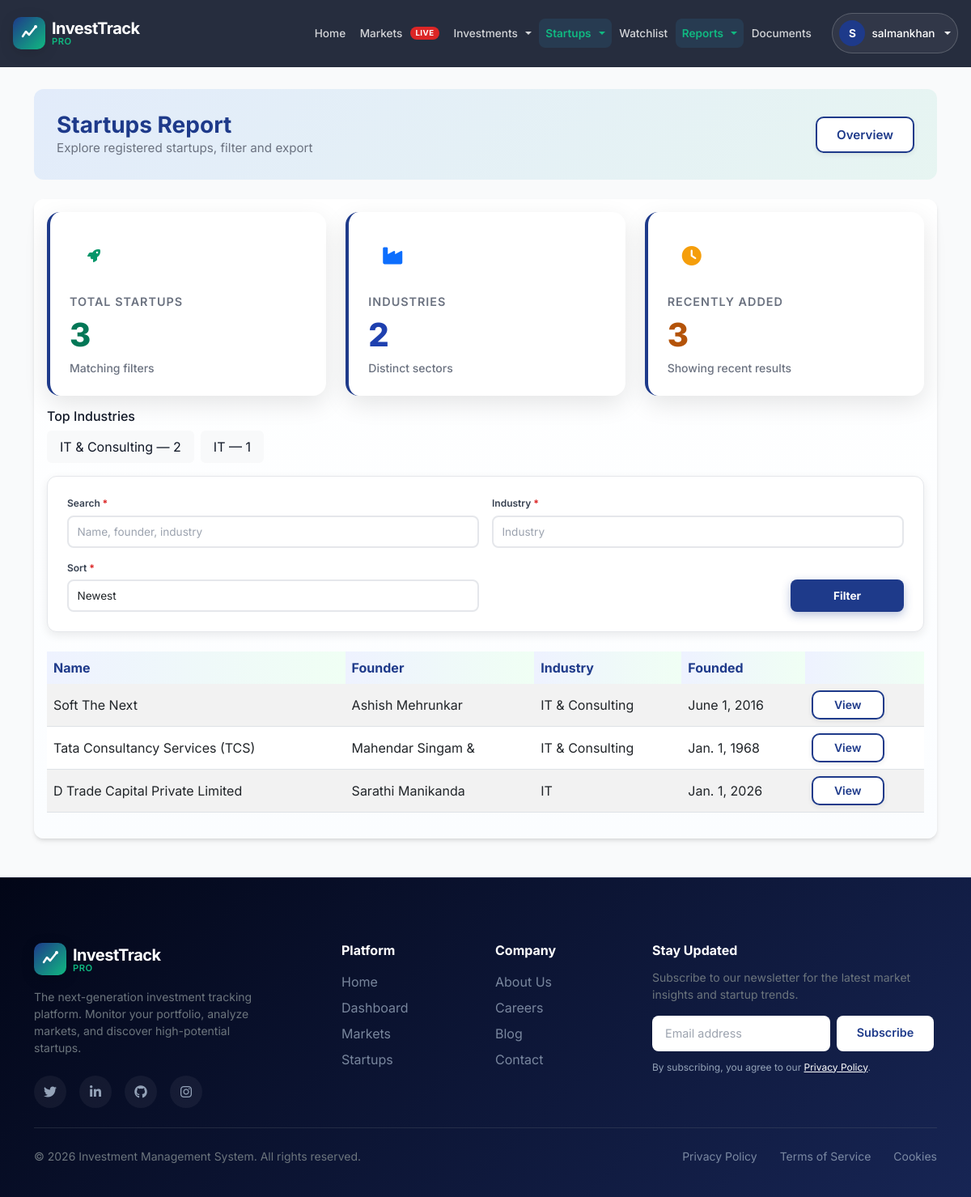
/reports/startups/ (signed in), run on the app's committed database.
### core/models.py (models this page shows, shortened)
class Startup(models.Model):
    name = models.CharField(max_length=255)
    image = models.ImageField(upload_to='startups/', blank=True, null=True)
    description = models.TextField()
    industry = models.CharField(max_length=100)
    founder = models.CharField(max_length=255)
    founded_date = models.DateField()
    created_at = models.DateTimeField(auto_now_add=True)
    contact_email = models.EmailField(blank=True, null=True)
    website = models.URLField(blank=True, null=True)

### core/views.py (the view, shortened to what this page needs)
# urls.py: path('reports/startups/', StartupsReportView.as_view(), name='startups_report'),
class StartupsReportView(LoginRequiredMixin, TemplateView):
    template_name = 'reports/startups.html'
    def get(self, request, *args, **kwargs):
        qs = Startup.objects.all()
        q = request.GET.get('q', '').strip()
        industry = request.GET.get('industry', '').strip()
        order = request.GET.get('order', '-created_at')
        if q:
            qs = qs.filter(Q(name__icontains=q) | Q(founder__icontains=q) | Q(industry__icontains=q))
        if industry:
            qs = qs.filter(industry__icontains=industry)
        try:
            qs = qs.order_by(order)
        except Exception:
            qs = qs.order_by('-created_at')
        total_startups = qs.count()
        distinct_industries = qs.values('industry').distinct().count()
        top_industries = qs.values('industry').annotate(count=Count('id')).order_by('-count')[:6]
        context = self.get_context_data(**kwargs)
        context['startups'] = qs
        context['q'] = q
        context['industry'] = industry
        context['order'] = order
        context['total_startups'] = total_startups
        context['distinct_industries'] = distinct_industries
        context['top_industries'] = top_industries
        return self.render_to_response(context)

### templates/reports/startups.html (shortened to what this page needs)
{% extends 'base.html' %}
{% block content %}
<div class="container py-5">
    <div class="reports-hero d-flex justify-content-between align-items-center mb-4">
        <div>
            <h3 class="m-0">Startups Report</h3>
            <div class="text-muted small">Explore registered startups, filter and export</div>
        </div>
        <div class="d-flex gap-2 align-items-center">
            <a href="{% url 'reports_overview' %}" class="btn btn-outline-secondary">Overview</a>
        </div>
    </div>
    <div class="report-card">
        <div class="overview-cards mb-3">
            <div class="stat-card stat-gradient-2">
                <div>
                    <div class="stat-icon bg-white text-success"><i class="fas fa-rocket"></i></div>
                    <div class="stat-title">Total Startups</div>
                    <div class="stat-value">{{ total_startups }}</div>
                    <div class="stat-sub">Matching filters</div>
                </div>
            </div>
            <div class="stat-card stat-gradient-1">
                <div>
                    <div class="stat-icon bg-white text-primary"><i class="fas fa-industry"></i></div>
                    <div class="stat-title">Industries</div>
                    <div class="stat-value">{{ distinct_industries }}</div>
                    <div class="stat-sub">Distinct sectors</div>
                </div>
            </div>
            <div class="stat-card stat-gradient-3">
                <div>
                    <div class="stat-icon bg-white text-warning"><i class="fas fa-clock"></i></div>
                    <div class="stat-title">Recently Added</div>
                    <div class="stat-value">{{ startups|length }}</div>
                    <div class="stat-sub">Showing recent results</div>
                </div>
            </div>
        </div>
        <div class="mb-3">
            <h6 class="mb-2">Top Industries</h6>
            <div class="d-flex gap-2 flex-wrap">
                {% for ind in top_industries %}
                <div class="px-3 py-2 bg-light rounded">{{ ind.industry }} — {{ ind.count }}</div>
                {% empty %}
                <div class="text-muted">No industry data</div>
                {% endfor %}
            </div>
        </div>
        <form method="get" class="row g-2 align-items-end mb-3 filter-form">
            <div class="col-md-4">
                <label class="form-label small">Search</label>
                <input name="q" value="{{ q }}" class="form-control" placeholder="Name, founder, industry">
            </div>
            <div class="col-md-3">
                <label class="form-label small">Industry</label>
                <input name="industry" value="{{ industry }}" class="form-control" placeholder="Industry">
            </div>
            <div class="col-md-3">
                <label class="form-label small">Sort</label>
                <select name="order" class="form-select">
                    <option value="-created_at" {% if order == '-created_at' %}selected{% endif %}>Newest</option>
                </select>
            </div>
            <div class="col-md-2 d-grid">
                <button class="btn btn-primary">Filter</button>
            </div>
        </form>
        <div class="table-responsive">
            <table class="table table-hover table-striped report-table">
                <thead>
                    <tr>
                        <th>Name</th>
                        <th>Founder</th>
                        <th>Industry</th>
                        <th>Founded</th>
                        <th></th>
                    </tr>
                </thead>
                <tbody>
                    {% for s in startups %}
                    <tr>
                        <td>{{ s.name }}</td>
                        <td>{{ s.founder }}</td>
                        <td>{{ s.industry }}</td>
                        <td>{{ s.founded_date }}</td>
                        <td><a href="{% url 'startup_detail' s.pk %}" class="btn btn-sm btn-outline-primary">View</a></td>
                    </tr>
                    {% empty %}
                    <tr><td colspan="5">No startups found.</td></tr>
                    {% endfor %}
                </tbody>
            </table>
        </div>
    </div>
</div>
{% endblock %}

### templates/base.html (shortened to what this page needs)
{% load static %}
<!DOCTYPE html>
<html lang="en">
<head>
    <link href="https://cdn.jsdelivr.net/npm/bootstrap@5.3.0/dist/css/bootstrap.min.css" rel="stylesheet">
    <link rel="stylesheet" href="https://cdnjs.cloudflare.com/ajax/libs/font-awesome/6.4.0/css/all.min.css">
    <link rel="stylesheet" href="{% static 'css/styles.css' %}">
</head>
<body>
    <nav class="navbar navbar-expand-lg fixed-top navbar-glass">
        <div class="container">
            <a class="navbar-brand d-flex align-items-center gap-2" href="{% url 'home' %}">
                <div class="brand-logo-wrapper">
                </div>
                <div class="brand-text-wrapper">
                    <span class="brand-text-main">InvestTrack</span>
                    <span class="brand-text-sub">Pro</span>
                </div>
            </a>
            <div class="collapse navbar-collapse" id="navbarNav">
                <ul class="navbar-nav ms-auto align-items-center gap-lg-2">
                    <li class="nav-item">
                        <a class="nav-link custom-nav-link {% if request.resolver_match.url_name == 'home' %}active{% endif %}"
                            href="{% url 'home' %}">Home</a>
                    </li>
                    {% if user.is_authenticated %}
                    <li class="nav-item">
                        <a class="nav-link custom-nav-link {% if 'markets' in request.path %}active{% endif %}"
                            href="{% url 'markets' %}">
                            Markets <span class="badge bg-danger rounded-pill">LIVE</span>
                        </a>
                    </li>
                    <li class="nav-item dropdown">
                        <a class="nav-link custom-nav-link dropdown-toggle {% if 'dashboard' in request.path or 'portfolio' in request.path or 'investment' in request.path %}active{% endif %}"
                            href="#" role="button" data-bs-toggle="dropdown">
                            Investments
                        </a>
                    </li>
                    <li class="nav-item dropdown">
                        <a class="nav-link custom-nav-link dropdown-toggle {% if 'startup' in request.path %}active{% endif %}"
                            href="#" role="button" data-bs-toggle="dropdown">
                            Startups
                        </a>
                    </li>
                    <li class="nav-item">
                        <a class="nav-link custom-nav-link {% if 'watchlist' in request.path %}active{% endif %}"
                            href="{% url 'watchlist' %}">Watchlist</a>
                    </li>
                    <li class="nav-item dropdown">
                        <a class="nav-link custom-nav-link dropdown-toggle {% if 'reports' in request.path %}active{% endif %}"
                            href="#" role="button" data-bs-toggle="dropdown">
                            Reports
                        </a>
                    </li>
                    <li class="nav-item">
                        <a class="nav-link custom-nav-link {% if 'documents' in request.path %}active{% endif %}"
                            href="{% url 'documents_list' %}">Documents</a>
                    </li>
                    <li class="nav-item dropdown ms-lg-3">
                        <a class="nav-link user-profile-link dropdown-toggle" href="#" role="button"
                            data-bs-toggle="dropdown">
                            <div class="user-avatar">
                                {{ user.username|make_list|first|upper }}
                            </div>
                            <span class="d-none d-lg-inline">{{ user.username }}</span>
                        </a>
                    </li>
                    {% endif %}
                </ul>
            </div>
        </div>
    </nav>
    <main class="min-vh-100 bg-light-gray">
        {% block content %}{% endblock %}
    </main>
    <div class="toast-container position-fixed bottom-0 end-0 p-3">
    </div>
    <footer class="footer-section">
        <div class="container">
            <div class="row g-4">
                <div class="col-lg-4 mb-4 mb-lg-0">
                    <a href="{% url 'home' %}" class="d-flex align-items-center gap-2 text-decoration-none mb-3">
                        <div class="brand-logo-wrapper">
                        </div>
                        <div class="brand-text-wrapper">
                            <span class="brand-text-main text-white">InvestTrack</span>
                            <span class="brand-text-sub text-white">Pro</span>
                        </div>
                    </a>
                    <p class="text-secondary small mb-4" style="max-width: 300px;">
                        The next-generation investment tracking platform. Monitor your portfolio, analyze markets, and
                        discover high-potential startups.
                    </p>
                    <div class="d-flex gap-3">
                        <a href="#" class="social-icon"><i class="fab fa-twitter"></i></a>
                        <a href="#" class="social-icon"><i class="fab fa-linkedin-in"></i></a>
                        <a href="#" class="social-icon"><i class="fab fa-github"></i></a>
                        <a href="#" class="social-icon"><i class="fab fa-instagram"></i></a>
                    </div>
                </div>
                <div class="col-6 col-md-3 col-lg-2 mb-4 mb-md-0">
                    <h6 class="text-white fw-bold mb-3">Platform</h6>
                    <ul class="list-unstyled d-flex flex-column gap-2">
                        <li><a href="{% url 'home' %}" class="footer-link">Home</a></li>
                        {% if user.is_authenticated %}
                        <li><a href="{% url 'dashboard' %}" class="footer-link">Dashboard</a></li>
                        {% else %}
                        <li><a href="{% url 'login' %}?next={% url 'dashboard' %}" class="footer-link">Dashboard</a></li>
                        {% endif %}
                        <li><a href="{% url 'markets' %}" class="footer-link">Markets</a></li>
                        <li><a href="{% url 'startup_list' %}" class="footer-link">Startups</a></li>
                    </ul>
                </div>
                <div class="col-6 col-md-3 col-lg-2 mb-4 mb-md-0">
                    <h6 class="text-white fw-bold mb-3">Company</h6>
                    <ul class="list-unstyled d-flex flex-column gap-2">
                        <li><a href="{% url 'about' %}" class="footer-link">About Us</a></li>
                        <li><a href="{% url 'careers' %}" class="footer-link">Careers</a></li>
                        <li><a href="{% url 'blog' %}" class="footer-link">Blog</a></li>
                        <li><a href="{% url 'contact' %}" class="footer-link">Contact</a></li>
                    </ul>
                </div>
                <div class="col-md-6 col-lg-4">
                    <h6 class="text-white fw-bold mb-3">Stay Updated</h6>
                    <p class="text-secondary small mb-3">Subscribe to our newsletter for the latest market insights and
                        startup trends.</p>
                    <form id="newsletterForm" class="mb-3">
                        <div class="input-group">
                            <input type="email" class="form-control" id="newsletterEmail" placeholder="Email address" aria-label="Email address" required>
                            <button class="btn btn-primary-custom" type="submit" id="newsletterBtn">Subscribe</button>
                        </div>
                    </form>
                    <p class="text-secondary fs-xs mb-0" style="font-size: 0.75rem;">
                        By subscribing, you agree to our <a href="{% url 'privacy' %}"
                            class="text-white text-decoration-underline">Privacy Policy</a>.
                    </p>
                </div>
            </div>
            <hr class="border-secondary opacity-25 my-4">
            <div class="row align-items-center">
                <div class="col-md-6 text-center text-md-start mb-3 mb-md-0">
                    <p class="text-secondary small mb-0">&copy; 2026 Investment Management System. All rights reserved.
                    </p>
                </div>
                <div class="col-md-6 text-center text-md-end">
                    <ul class="list-inline mb-0 small">
                        <li class="list-inline-item"><a href="{% url 'privacy' %}" class="footer-link">Privacy Policy</a></li>
                        <li class="list-inline-item ms-3"><a href="#" class="footer-link">Terms of Service</a></li>
                        <li class="list-inline-item ms-3"><a href="#" class="footer-link">Cookies</a></li>
                    </ul>
                </div>
            </div>
        </div>
    </footer>
</body>
</html>

### data on the page
Startup: name "Soft The Next", founder "Ashish Mehrunkar", industry "IT & Consulting", founded_date "June 1, 2016"
Startup: name "Tata Consultancy Services (TCS)", founder "Mahendar Singam &", industry "IT & Consulting", founded_date "Jan. 1, 1968"
Startup: name "D Trade Capital Private Limited", founder "Sarathi Manikanda", industry "IT", founded_date "Jan. 1, 2026"

### other printed values
{{ user.username|make_list|first|upper }} "S"
{{ user.username }} "salmankhan"
{{ total_startups }} "3"
{{ distinct_industries }} "2"
{{ startups|length }} "3"
{{ ind.industry }} "IT & Consulting" "IT"
{{ ind.count }} "2" "1"
